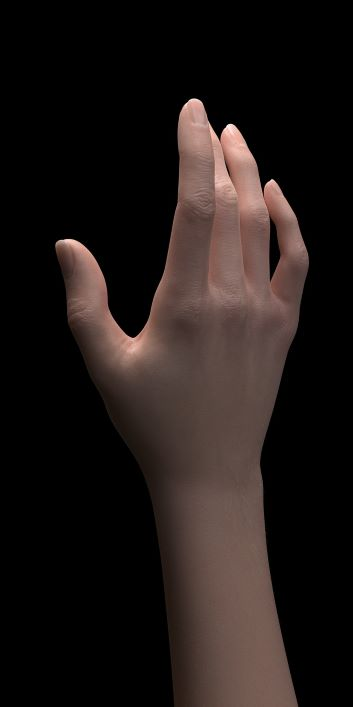
#> input picture images/hand.jpg, 353 x 707 px
$ python imp_11_4_convex_hull.py
#> lines starting #> are read from the running program, lines starting #| are printed output that depends on the picture; after the words box and inside, x2 and y2 are one past the last pixel; in counts of white or black regions, pixels touching at a corner belong together
# convex hull 찾기

import cv2 as cv
import numpy as np

import random as rng
rng.seed(12345)

def thresh_callback(val):
    threshold = val
    # Canny 경계선 찾기
    canny_output = cv.Canny(src_gray, threshold, threshold * 2)
    # Contour 찾기
    contours, _ = cv.findContours(canny_output, cv.RETR_TREE, cv.CHAIN_APPROX_SIMPLE)
    # 각 윤곽선(contour)의 볼록껍질(convex hull 찾기
    hull_list = []
    for i in range(len(contours)):
        hull = cv.convexHull(contours[i])
        hull_list.append(hull)
    # Contour와 Convex Hull 그리기
    drawing = np.zeros((canny_output.shape[0], canny_output.shape[1], 3), dtype=np.uint8)
    for i in range(len(contours)):
        color = (rng.randint(0,256), rng.randint(0,256), rng.randint(0,256))
        cv.drawContours(drawing, contours, i, color)
        cv.drawContours(drawing, hull_list, i, color)
    # 결과 보이기
    cv.imshow('Convex Hull', drawing)
    #cv.imwrite('convex_hull.jpg', drawing)

# 영상을 읽고 프로그램 시작
src = cv.imread('images/hand.jpg')
#> src is the input picture: shape (707, 353, 3); mean B, G, R 22.9, 25, 32.4
if src is None:
    print('Could not open or find the image:')
    exit(0)

# 그레이영상으로 바꾸고, 흐림연산 수행
src_gray = cv.cvtColor(src, cv.COLOR_BGR2GRAY)
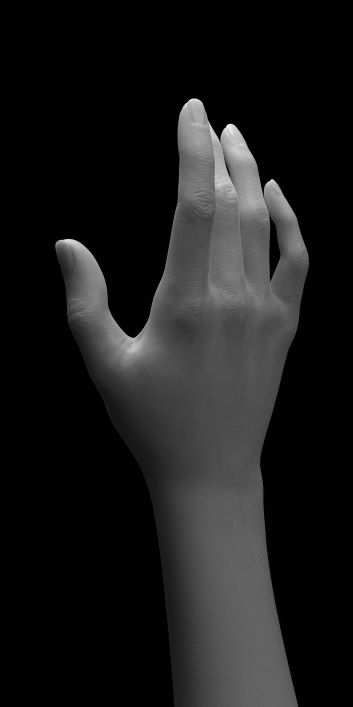
#> src_gray: shape (707, 353); min 0, max 251, mean 27
src_gray = cv.blur(src_gray, (3,3))

# 창을 만들어 입력영상 보여주기
source_window = 'Source'
cv.namedWindow(source_window)
cv.imshow(source_window, src)

max_thresh = 255
thresh = 100 # 초기 임계값
# 트랙바 만들기
cv.createTrackbar('Canny thresh:', source_window, thresh, max_thresh, thresh_callback)

# Convex Hull찾기 호출
thresh_callback(thresh)
#> in thresh_callback, `canny_output = cv.Canny(src_gray, threshold, threshold * 2)`:
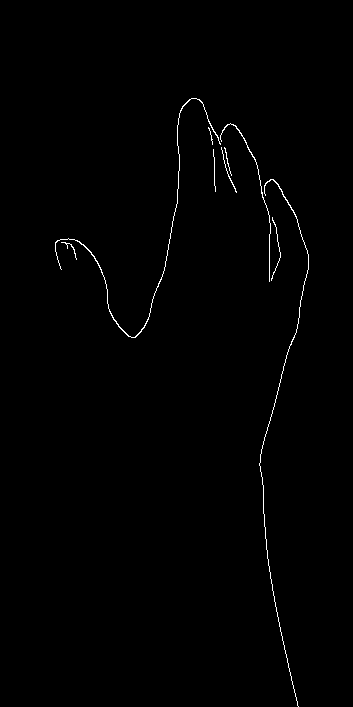
#> canny_output: shape (707, 353); 0.63% white in thin lines or dots, all inside (x1, y1, x2, y2) = (55, 98, 309, 707)
#> in thresh_callback, `contours, _ = cv.findContours(canny_output, cv.RETR_TREE, cv.CHAIN_APP..`: contours = 9 contours, 6 with area under 20; largest, box (x1, y1, x2, y2) and area: (55, 98, 221, 338) 87, (259, 179, 309, 707) 33, (220, 123, 271, 282) 28
#> the loop in thresh_callback, `for i in range(len(contours)):` made 9 passes
#> after the loop in thresh_callback, `for i in range(len(contours)):`: hull_list = 9 contours, 1 with area under 20; largest, box (x1, y1, x2, y2) and area: (55, 98, 221, 338) 18855, (259, 179, 309, 707) 18254, (220, 123, 271, 282) 3024, (271, 217, 281, 281) 328, (221, 147, 237, 193) 90, (61, 242, 77, 260) 87, (213, 149, 216, 192) 34, (224, 147, 232, 176) 32
#> the loop in thresh_callback, `for i in range(len(contours)):` made 9 passes
#> color on passes 1 to 9: (213, 5, 152), (188, 99, 138), (223, 82, 191), (63, 221, 133), (89, 95, 181), (46, 211, 85), (75, 105, 39), (97, 174, 164), (12, 234, 173)
#> after the loop in thresh_callback, `for i in range(len(contours)):`:
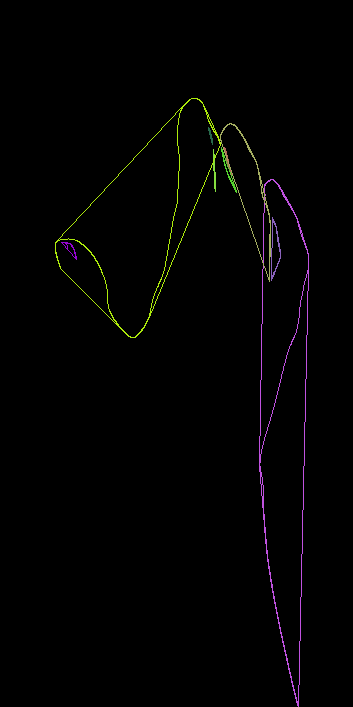
#> drawing: shape (707, 353, 3); mean of channels 0, 1, 2 1.7, 1.9, 2.3; drawn as B, G, R

cv.waitKey()
